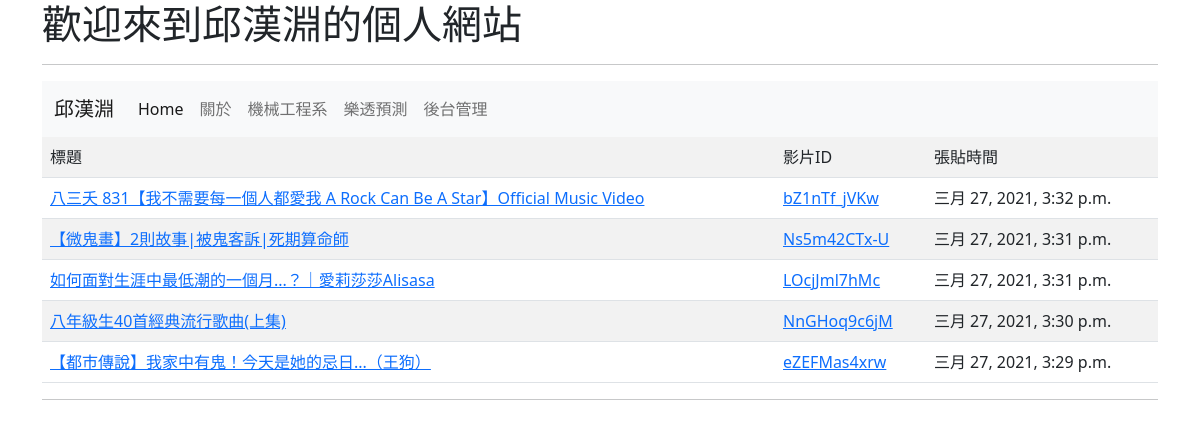
The page / on the database its author committed.
### mysite/models.py (models this page shows, shortened)
class Post(models.Model):
    title = models.CharField(max_length=200)
    vid = models.CharField(max_length = 20,default = "v2X4vdNwIPU")
    pub_date = models.DateTimeField(default=timezone.now)
    class Meta:
        ordering = ('-pub_date',)

### mysite/views.py (the view)
# urls.py: path('',views.index),           #首頁
def  index(request):
	posts = models.Post.objects.all()
	return render(request, "index.html",locals())

### templates/index.html (shortened to what this page needs)
<!doctype html>
<html>
  <head>
    <link href="https://cdn.jsdelivr.net/npm/bootstrap@5.0.0-beta2/dist/css/bootstrap.min.css" rel="stylesheet">
  </head>
  <body>
  	<div class="container">
    <h1>歡迎來到邱漢淵的個人網站</h1>
    <hr>
    <nav class="navbar navbar-expand-lg navbar-light bg-light">
  <div class="container-fluid">
    <a class="navbar-brand" href="#">邱漢淵</a>
    <div class="collapse navbar-collapse" id="navbarNav">
      <ul class="navbar-nav">
        <li class="nav-item">
          <a class="nav-link active" aria-current="page" href="/">Home</a></li>
        <li class="nav-item">
          <a class="nav-link" href="/about/">關於</a></li>
        <li class="nav-item">
          <a class="nav-link" href="http://me.nkust.edu.tw/">機械工程系</a></li>
        <li class="nav-item">
          <a class="nav-link" href="/lotto/">樂透預測</a></li>
        <li class="nav-item">
          <a class="nav-link " href="/admin/" tabindex="-1" aria-disabled="true">後台管理</a></li>
      </ul>
    </div>
  </div>
</nav>
    <table class="table table-striped">
           <tr><td>標題</td><td>影片ID</td><td>張貼時間</td></tr>
    {% for post in posts %}
    <tr>
      <td><a href = 'https://www.youtube.com/watch?v={{post.vid}}'>{{ post.title }}</a></td>
      <td><a href = '/play/{{ post.id }}/'>{{ post.vid }}</a></td>
      <td>{{post.pub_date}}<br></td>
    </tr>
    {% endfor %}
    </table>
    <hr>
	</div>
  </body>
</html>

### rows shown on the page
Post: title "八三夭 831【我不需要每一個人都愛我 A Rock Can Be A Star】Official Music Video", vid "bZ1nTf_jVKw", pub_date "三月 27, 2021, 3:32 p.m."
Post: title "【微鬼畫】2則故事|被鬼客訴|死期算命師", vid "Ns5m42CTx-U", pub_date "三月 27, 2021, 3:31 p.m."
Post: title "如何面對生涯中最低潮的一個月...？｜愛莉莎莎Alisasa", vid "LOcjJml7hMc", pub_date "三月 27, 2021, 3:31 p.m."
Post: title "八年級生40首經典流行歌曲(上集)", vid "NnGHoq9c6jM", pub_date "三月 27, 2021, 3:30 p.m."
Post: title "【都市傳說】我家中有鬼！今天是她的忌日...（王狗）", vid "eZEFMas4xrw", pub_date "三月 27, 2021, 3:29 p.m."
